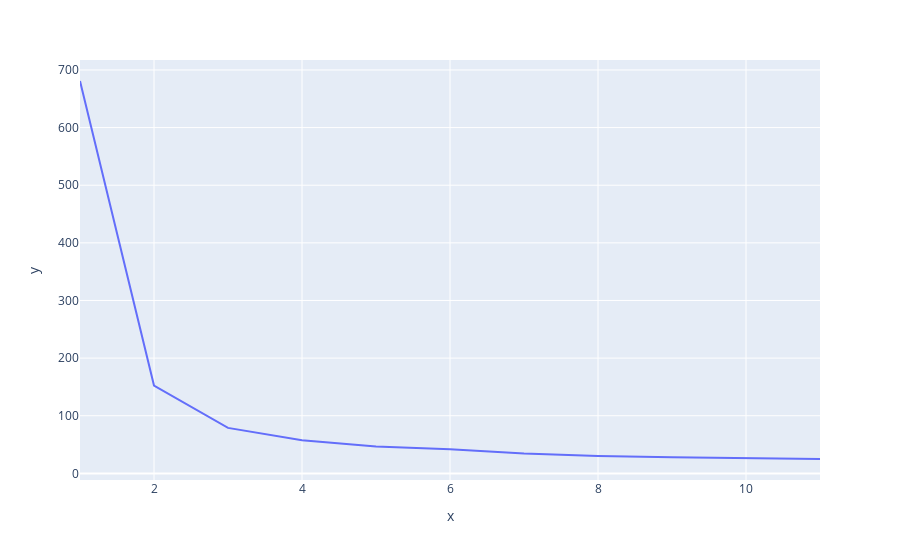

Source (notebook cell):
### Markdown cell above
### Scikit-learn KMeans

### Code cell
%%time
sse_sk = []

for i in range(1, 12):
    kmeans_sk = KMeans(n_clusters=i, init='random', random_state=999).fit(data)
    sse_sk.append(kmeans_sk.inertia_)

ks_sk = np.arange(1, 12)

px.line(x=ks_sk, y=sse_sk)

### Figure 1 — Plotly figure (JSON) as saved in the notebook; plotly's stock layout.template omitted (floating-point values rounded to 4 significant figures)
{"data": [{"hovertemplate": "x=%{x}<br>y=%{y}<extra></extra>", "legendgroup": "", "line": {"color": "#636efa", "dash": "solid"}, "mode": "lines", "name": "", "orientation": "v", "showlegend": false, "type": "scatter", "x": [1, 2, 3, 4, 5, 6, 7, 8, 9, 10, 11], "xaxis": "x", "y": [680.8, 152.4, 78.94, 57.32, 46.56, 41.79, 34.33, 30.23, 28.14, 26.6, 24.95], "yaxis": "y"}], "layout": {"legend": {"tracegroupgap": 0}, "margin": {"t": 60}, "xaxis": {"anchor": "y", "domain": [0, 1], "title": {"text": "x"}}, "yaxis": {"anchor": "x", "domain": [0, 1], "title": {"text": "y"}}}}
